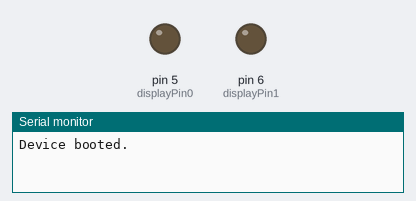
The sketch below on a simulated Arduino Uno, built with avr-gcc and run on an emulated ATmega328P. Shown: output pins drawn as LEDs (lit = HIGH), the last lines printed to the serial monitor.

Above: at 0.05 s.
At 7.0 s:
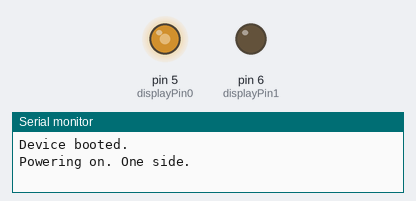
At 14.0 s:
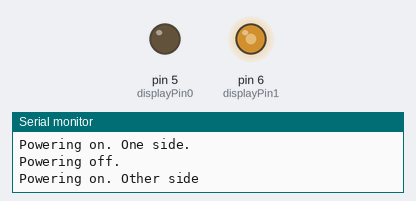
Timing chart, 0 to 18.2 s (numbered marks = the images above):
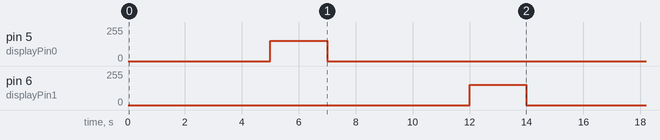

The sketch:

Advanced.ino
```cpp
/*
  Switches the polarity on two pins with timers.

  On and off times can be adjusted by changing the corresponding
  variables.

  This code uses timers that allow for other time sensitive code to
  run.

  by Walther Jensen
  https://github.com/DecoChrom/Arduino/Advanced
*/

#include <Arduino.h>

// The following line is not needed when compiled from Arduino IDE
void setDisplayPower(bool polarity, float voltage);

// Set display pins to two PWM output (5,6)
const int displayPin0 = 5;
const int displayPin1 = 6;

// Set on, off timings for display
// and a boolean to control the polarity
int onInterval = 2000;
int offInterval = 5000;
bool side = true;
float voltage = 3.0;

// Don't change
long lastChange = 0;
bool powerIsOn = false;

void setup()
{
  pinMode(displayPin0, OUTPUT);
  pinMode(displayPin1, OUTPUT);

  Serial.begin(9600);
  Serial.println("Device booted.");
}

void loop()
{
  long now = millis();

  if (powerIsOn)
  {
    if (now - lastChange >= onInterval)
    {
      lastChange = now;
      Serial.println("Powering off.");

      setDisplayPower(side, 0);
      powerIsOn = false;
    }
  }
  else
  {
    if (now - lastChange >= offInterval)
    {
      lastChange = now;
      Serial.print("Powering on. ");
      Serial.println((side ? "One side." : "Other side"));

      setDisplayPower(side, voltage);

      // We flip side to flip the polarity.
      side = !side;
      powerIsOn = true;
    }
  }
}

void setDisplayPower(bool polarity, float voltage)
{
  // Convert voltage to 255 range
  int v = (voltage / 5.0) * 255;

  if (polarity)
  {
    analogWrite(displayPin0, v);
    analogWrite(displayPin1, 0);
  }
  else
  {
    analogWrite(displayPin0, 0);
    analogWrite(displayPin1, v);
  }
}
```

Measured:
- by itself, pin 5 (displayPin0), pin 6 (displayPin1): alternates 153/255 for 2.0 s and 0/255 for 12.0 s
